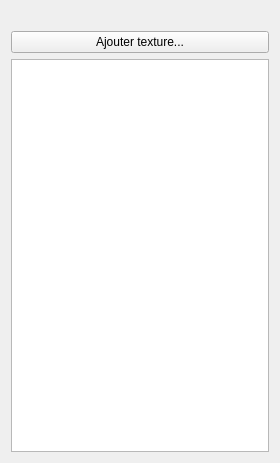
         <widget class="QWidget" name="page">
          <property name="geometry">
           <rect>
            <x>0</x>
            <y>0</y>
            <width>280</width>
            <height>463</height>
           </rect>
          </property>
          <attribute name="label">
           <string>Textures</string>
          </attribute>
          <attribute name="toolTip">
           <string>Active le mode &quot;Texture&quot; qui permet de modifier les textures de la carte.</string>
          </attribute>
          <layout class="QGridLayout" name="gridLayout_6">
           <item row="0" column="0">
            <layout class="QGridLayout" name="gridLayout_5">
             <item row="1" column="0">
              <widget class="QPushButton" name="addTextureButton">
               <property name="enabled">
                <bool>true</bool>
               </property>
               <property name="text">
                <string>Ajouter texture...</string>
               </property>
              </widget>
             </item>
             <item row="0" column="0">
              <widget class="QLabel" name="label_SelectedTexture">
               <property name="text">
                <string/>
               </property>
              </widget>
             </item>
             <item row="2" column="0">
              <widget class="QListWidget" name="listWidget">
               <property name="iconSize">
                <size>
                 <width>32</width>
                 <height>32</height>
                </size>
               </property>
              </widget>
             </item>
            </layout>
           </item>
          </layout>
         </widget>
